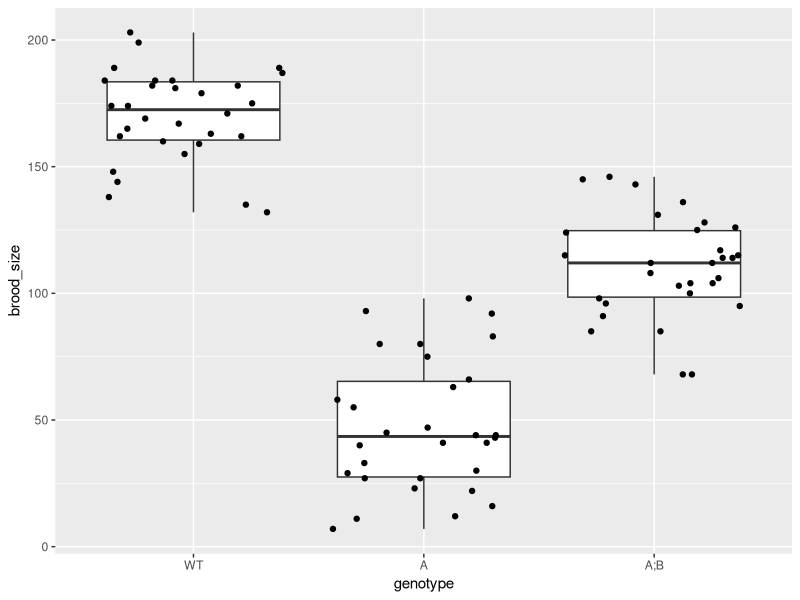
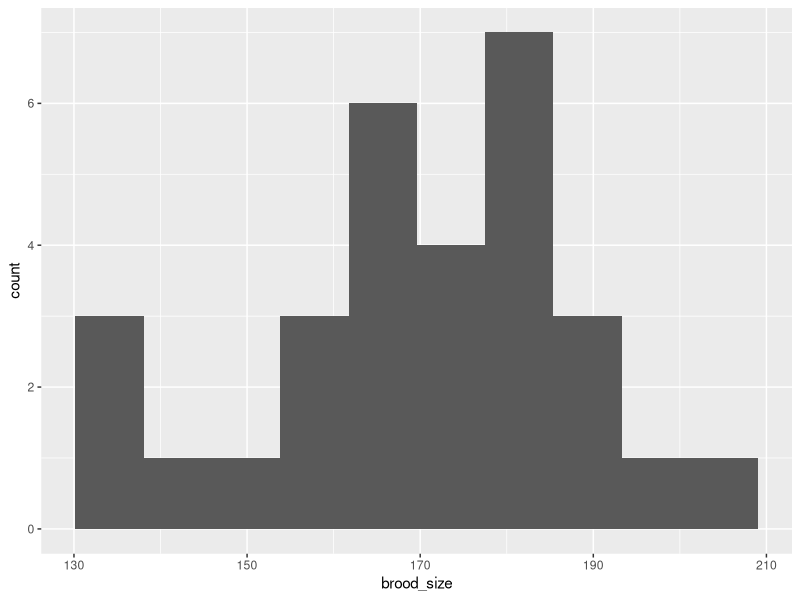
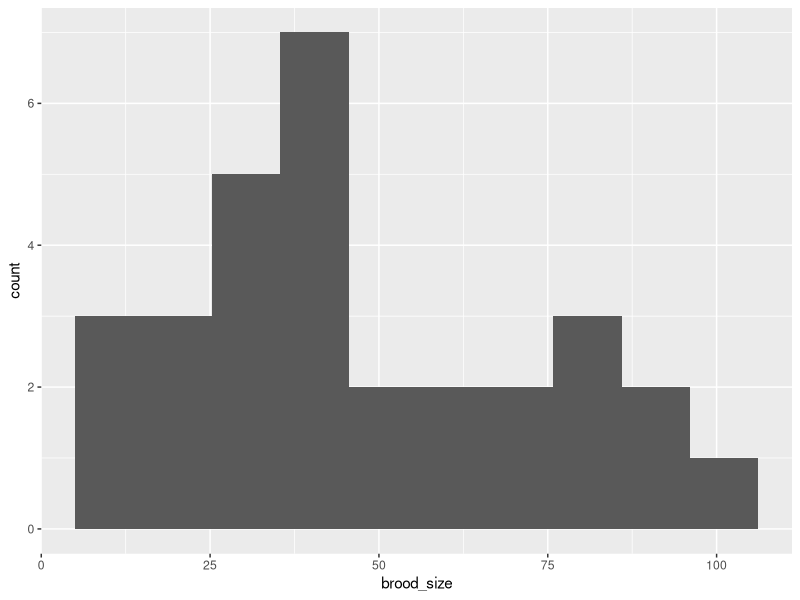
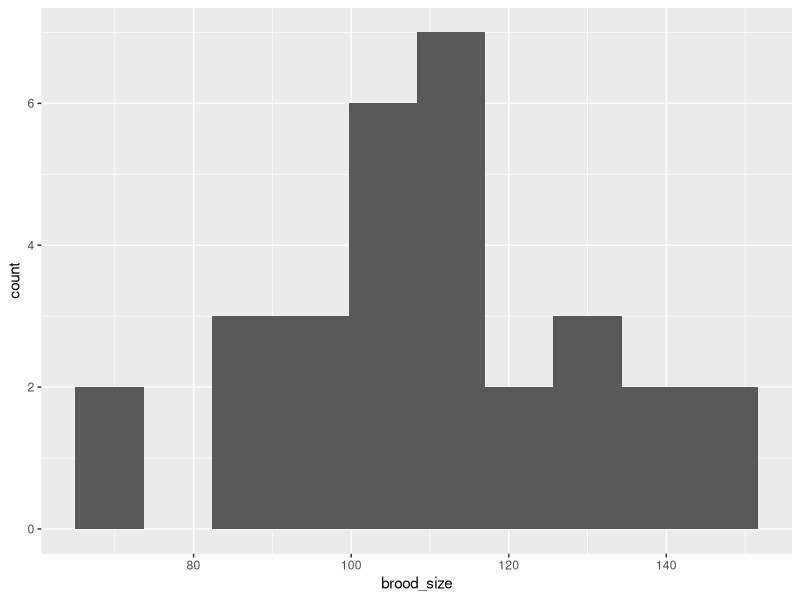
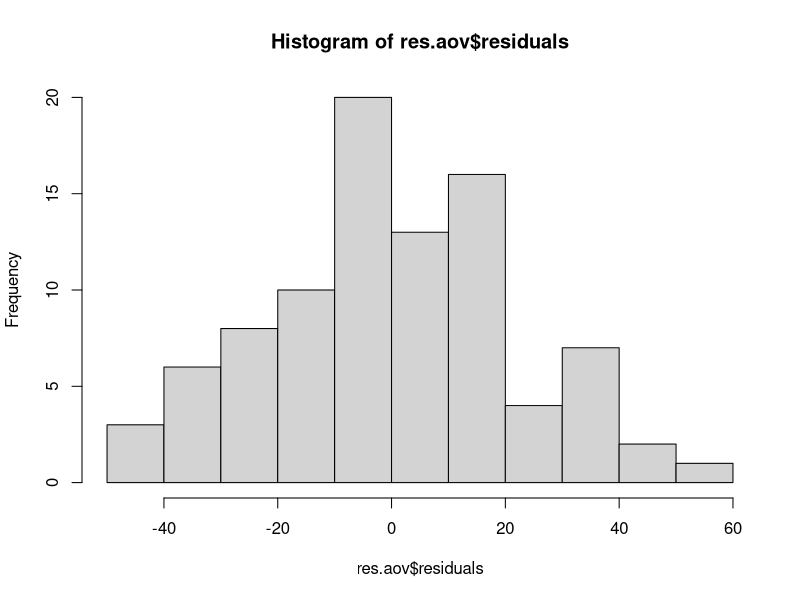
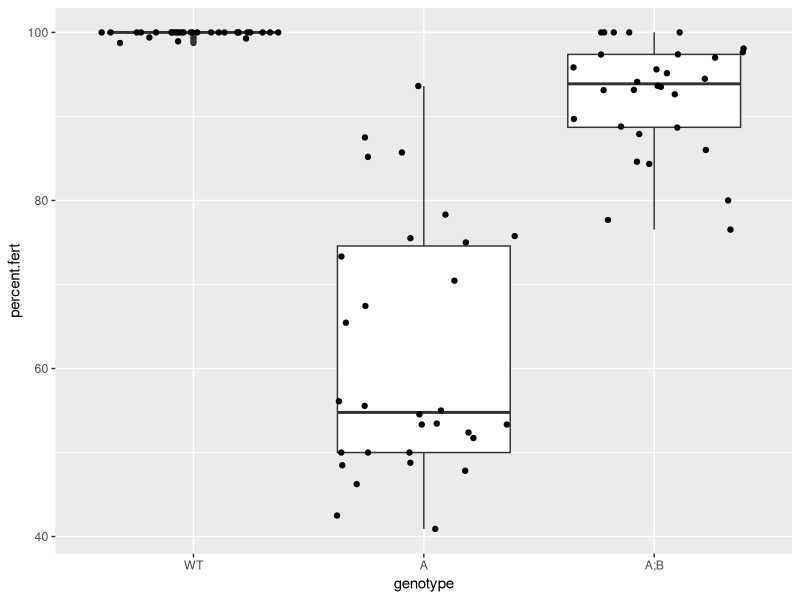
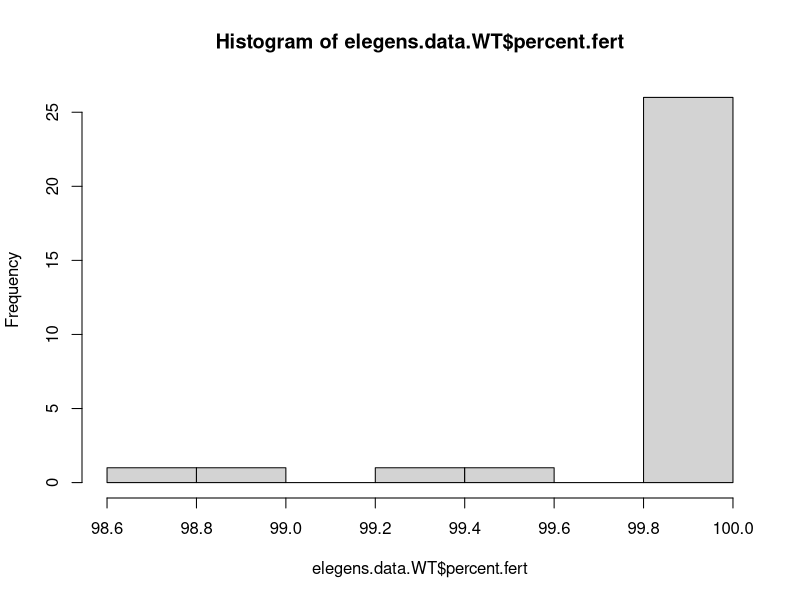
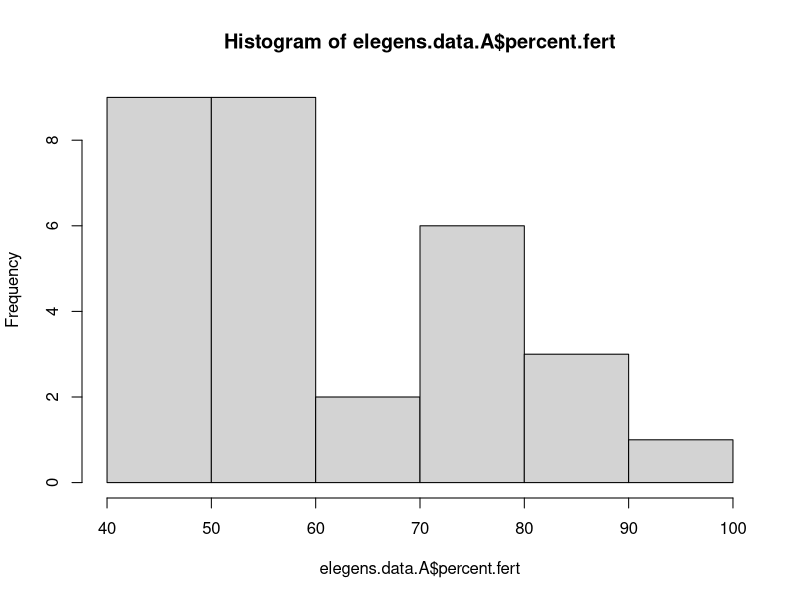

Write R code to recreate these figures, in order.
## ---- chunk 1
knitr::opts_chunk$set(echo = TRUE)
library(ggplot2)
library(dplyr)
## ---- chunk 2
# load the data
elegens.data = read.csv("Ce_mel28_Emb_Ste.csv", stringsAsFactors = T)
# take a look at it (check / fix factor levels)
head(elegens.data)
## ---- chunk 3

elegens.data$genotype = factor(elegens.data$genotype, levels = c("WT","A","A;B"))

ggplot(data = elegens.data,
       mapping = aes(x = genotype,
                     y = brood_size)) +
  geom_boxplot() +
  geom_jitter(height = 0)

## ---- chunk 4

elegens.data.WT = elegens.data %>% filter(genotype == "WT")
elegens.data.A = elegens.data %>% filter(genotype == "A")
elegens.data.AB = elegens.data %>% filter(genotype == "A;B")

ggplot(data = elegens.data.WT,
       mapping = aes(x = brood_size)) +
  geom_histogram(bins = 10)

ggplot(data = elegens.data.A,
       mapping = aes(x = brood_size)) +
  geom_histogram(bins = 10)

ggplot(data = elegens.data.AB,
       mapping = aes(x = brood_size)) +
  geom_histogram(bins = 10)

shapiro.test(elegens.data.WT$brood_size)
shapiro.test(elegens.data.A$brood_size)
shapiro.test(elegens.data.AB$brood_size)
## ---- chunk 5
shapiro.test(elegens.data.WT$brood_size)
shapiro.test(elegens.data.A$brood_size)
shapiro.test(elegens.data.AB$brood_size)
## ---- chunk 6
# var.test
var.test(elegens.data.WT$brood_size, elegens.data.A$brood_size)
var.test(elegens.data.WT$brood_size, elegens.data.AB$brood_size)
var.test(elegens.data.A$brood_size, elegens.data.AB$brood_size)
# bartlett.test
bartlett.test(elegens.data$brood_size ~ elegens.data$genotype)
## ---- chunk 7
# SS_error
ss.error = sum((elegens.data.WT$brood_size - mean(elegens.data.WT$brood_size))^2,
    (elegens.data.A$brood_size - mean(elegens.data.A$brood_size))^2,
    (elegens.data.AB$brood_size - mean(elegens.data.AB$brood_size))^2)

## SS_group
mean.WT = mean(elegens.data.WT$brood_size)
mean.A = mean(elegens.data.A$brood_size)
mean.AB = mean(elegens.data.AB$brood_size)
grand.mean = mean(elegens.data$brood_size)

ss.groups = sum(length(elegens.data.A$brood_size) *
             (c(mean.WT,mean.A,mean.AB) - grand.mean)^2)

## ---- chunk 8
# degrees of freedom for SS_error
df.ss.error = length(elegens.data$brood_size) - 3
# degrees of freedom for SS_groups
df.ss.groups = 3 - 1
# F-statistic
f.stat = (ss.groups / df.ss.groups) / (ss.error / df.ss.error)
# p-value using CDF for F-statistic
pf(f.stat, df.ss.groups, df.ss.error, lower.tail = F)
## ---- chunk 9
# anova for lm of brood_size ~ genotype
anova(lm(brood_size ~ genotype, data = elegens.data))
anova(lm(brood_size ~ genotype, data = elegens.data))$"Pr(>F)"
## ---- chunk 10
summary(lm(brood_size ~ genotype, data = elegens.data))
## ---- chunk 11
aov(lm(brood_size ~ genotype, data = elegens.data))
## ---- chunk 12
TukeyHSD(aov(lm(brood_size ~ genotype, data = elegens.data)))
## ---- chunk 13
res.aov = aov(lm(brood_size ~ genotype, data = elegens.data))
hist(res.aov$residuals)
shapiro.test(res.aov$residuals)
## ---- chunk 14
kruskal.test(brood_size ~ genotype, data = elegens.data)
kruskal.test(brood_size ~ genotype, data = elegens.data)$p.value
## ---- chunk 15
# add percent fertilization column
elegens.data$percent.fert = elegens.data$fertilized / elegens.data$brood_size * 100
# plot it
ggplot(data = elegens.data,
       mapping = aes(x = genotype,
                     y = percent.fert)) +
  geom_boxplot() +
  geom_jitter(height = 0)
## ---- chunk 16
# test for assumptions
elegens.data.WT = elegens.data %>% filter(genotype == "WT")
elegens.data.A = elegens.data %>% filter(genotype == "A")
elegens.data.AB = elegens.data %>% filter(genotype == "A;B")

shapiro.test(elegens.data.WT$percent.fert)
shapiro.test(elegens.data.A$percent.fert)
shapiro.test(elegens.data.AB$percent.fert)

var.test(elegens.data.WT$percent.fert, elegens.data.A$percent.fert)
var.test(elegens.data.A$percent.fert, elegens.data.AB$percent.fert)
var.test(elegens.data.AB$percent.fert, elegens.data.WT$percent.fert)

# histograms
hist(elegens.data.WT$percent.fert)
hist(elegens.data.A$percent.fert)
hist(elegens.data.AB$percent.fert)
## ---- chunk 17
kruskal.test(percent.fert ~ genotype, data = elegens.data)
## ---- chunk 18
# first, check the documentation
help(power.anova.test)

# compute the power
power.anova.test(groups= 3, 
                 n= 30, 
                 within.var= ss.error, 
                 between.var= ss.groups, 
                 power=NULL,
                 sig.level= 0.05)
## ---- chunk 19
# compute the required sample size
power.anova.test(groups= 3, 
                 n= NULL, 
                 within.var= ss.error, 
                 between.var= ss.groups, 
                 power=0.95,
                 sig.level= 0.05)

# sample size needed = 3

## ---- chunk 20
power.anova.test(groups= 3, 
                 n= NULL, 
                 within.var= ss.error, 
                 between.var= ss.groups / 10, 
                 power=0.95,
                 sig.level= 0.05)

# n = 16
